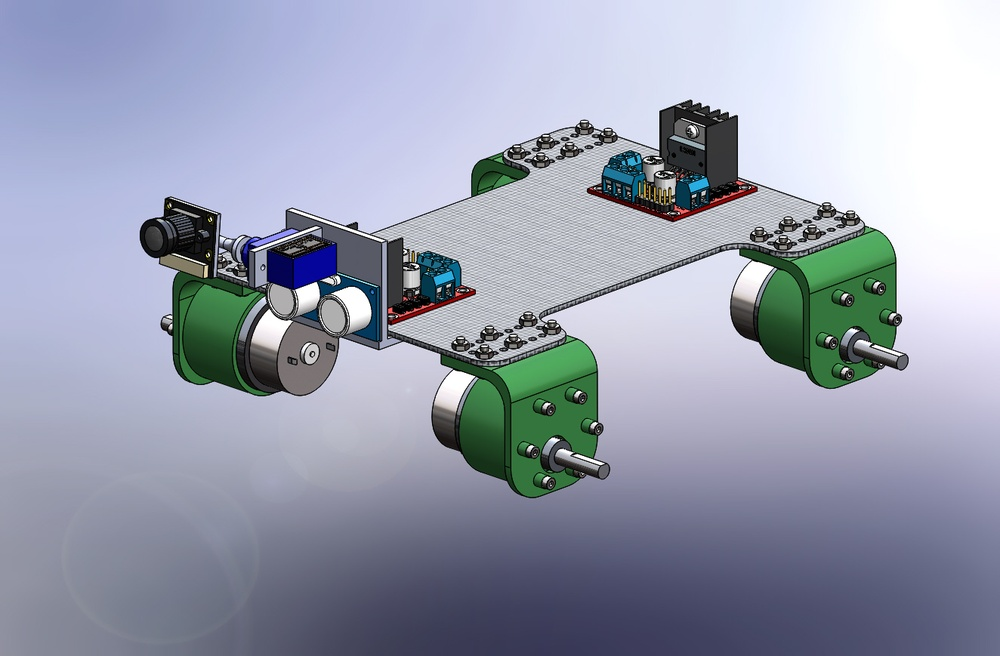
#> input picture 5.JPG, 1000 x 656 px, shrunk from 1324 x 869 before the run, found by its file name
$ python puttext.py
#> lines starting #> are read from the running program, lines starting #| are printed output that depends on the picture; after the words box and inside, x2 and y2 are one past the last pixel; in counts of white or black regions, pixels touching at a corner belong together
import cv2
import numpy as np

img=cv2.imread(r'E:\SAHIL\RW\SpiderBot\images\5.JPG')
#> img is the input picture: shape (656, 1000, 3); mean B, G, R 175.5, 158.4, 152.3
text="Success"
cv2.putText(img, text, (200, 300), cv2.FONT_HERSHEY_SIMPLEX, 2, (0,255,0), lineType=cv2.LINE_AA)
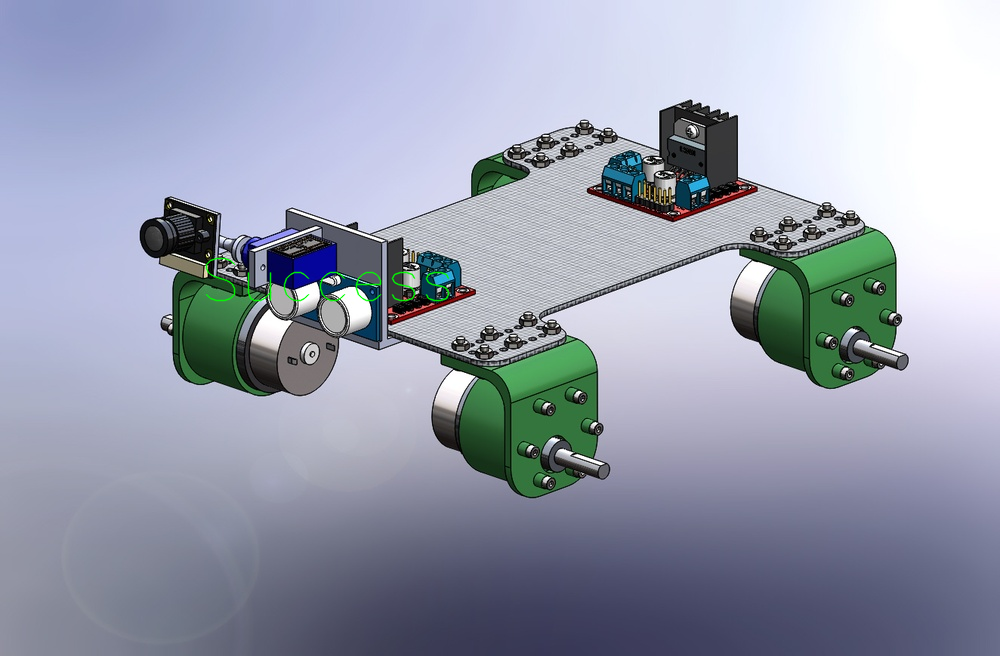
#> img: shape (656, 1000, 3); 0.25% of pixels changed, all inside (x1, y1, x2, y2) = (205, 257, 450, 302)
cv2.imshow('I',img)

$ run again, with 1.jpg copied over 5.JPG
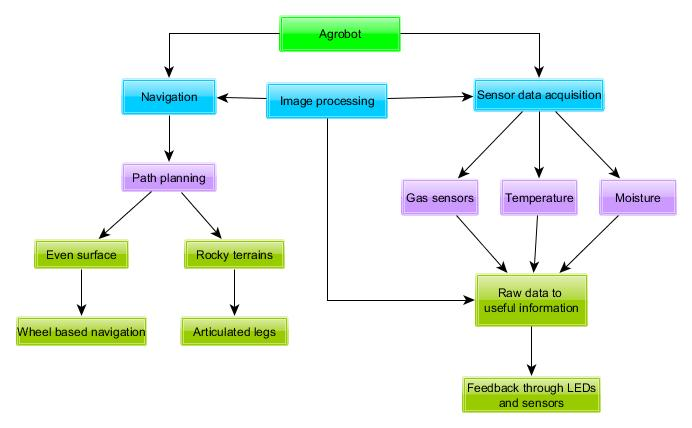
#> input picture 1.jpg, 692 x 428 px, found by its file name
#> img is the input picture: shape (428, 692, 3); mean B, G, R 233.1, 242.9, 233.1
#> `cv2.putText(img, text, (200, 300), cv2.FONT_HERSHEY_SIMPLEX, 2, (0,255..`:
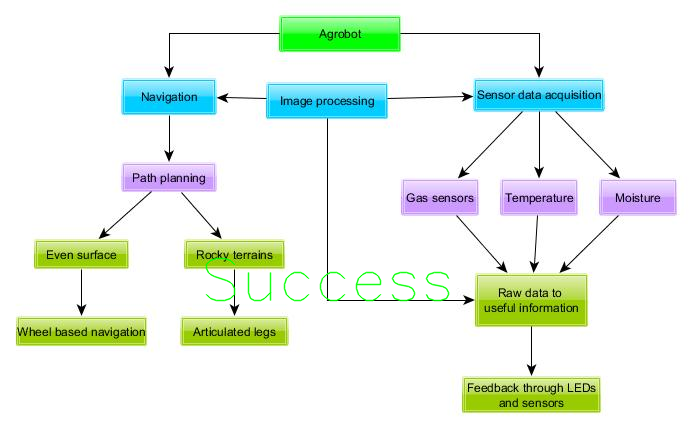
#> img: shape (428, 692, 3); 0.55% of pixels changed, all inside (x1, y1, x2, y2) = (205, 257, 450, 302)

$ run again, with 6.jpg copied over 5.JPG
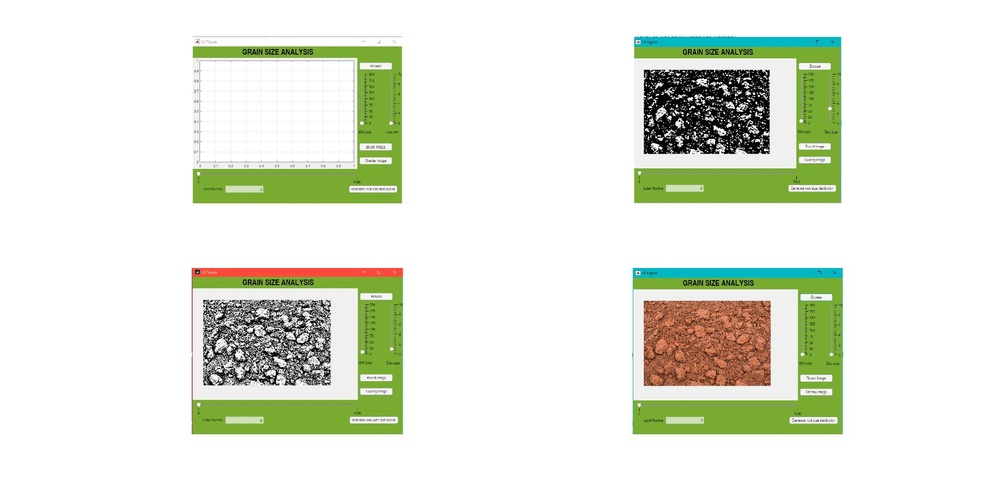
#> input picture 6.jpg, 1000 x 488 px, shrunk from 1920 x 936 before the run, found by its file name
#> img is the input picture: shape (488, 1000, 3); mean B, G, R 218.8, 232.1, 227.6
#> `cv2.putText(img, text, (200, 300), cv2.FONT_HERSHEY_SIMPLEX, 2, (0,255..`:
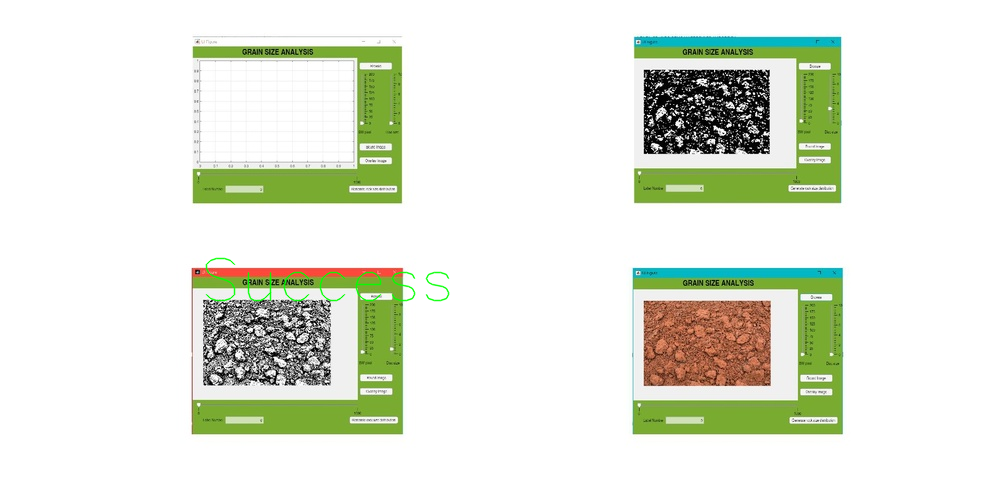
#> img: shape (488, 1000, 3); 0.34% of pixels changed, all inside (x1, y1, x2, y2) = (205, 257, 450, 302)

$ run again, with chassi structure.JPG copied over 5.JPG
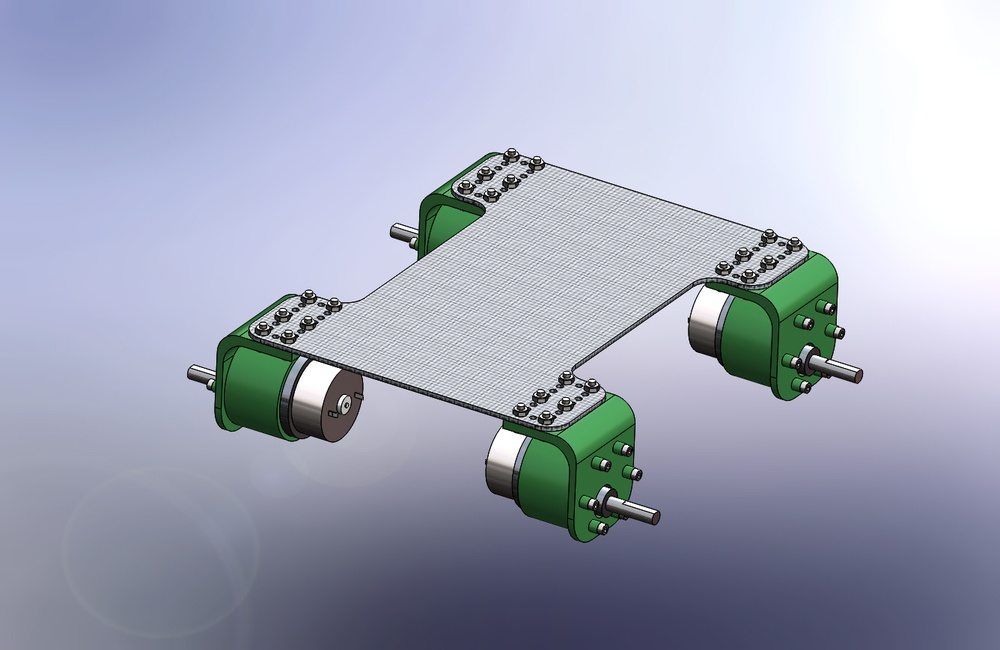
#> input picture chassi structure.JPG, 1000 x 650 px, shrunk from 1336 x 869 before the run, found by its file name
#> img is the input picture: shape (650, 1000, 3); mean B, G, R 186.3, 168.1, 162.6
#> `cv2.putText(img, text, (200, 300), cv2.FONT_HERSHEY_SIMPLEX, 2, (0,255..`:
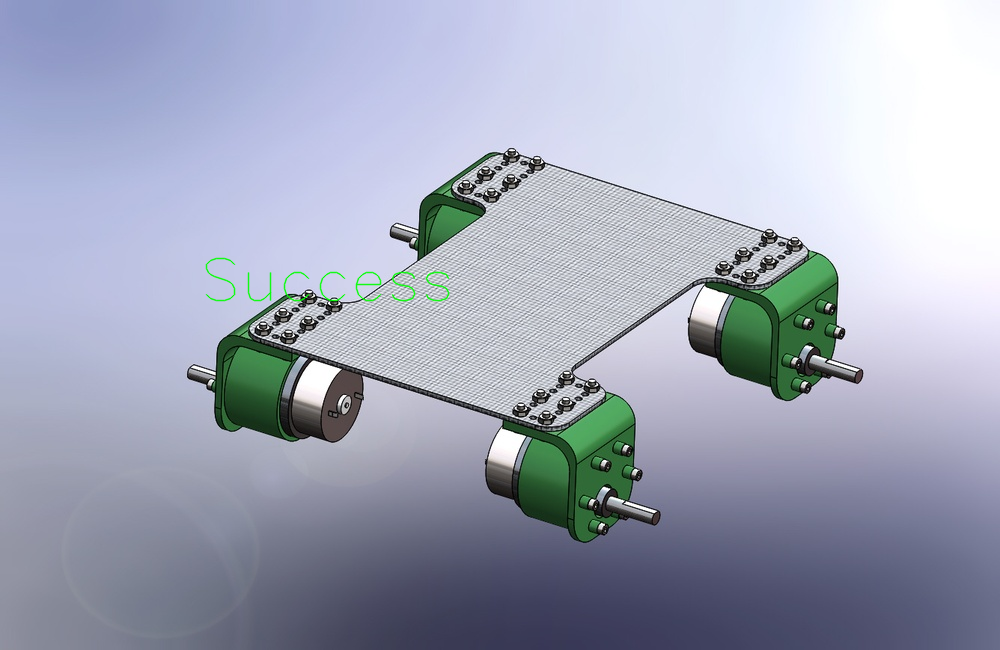
#> img: shape (650, 1000, 3); 0.25% of pixels changed, all inside (x1, y1, x2, y2) = (205, 257, 450, 302)
